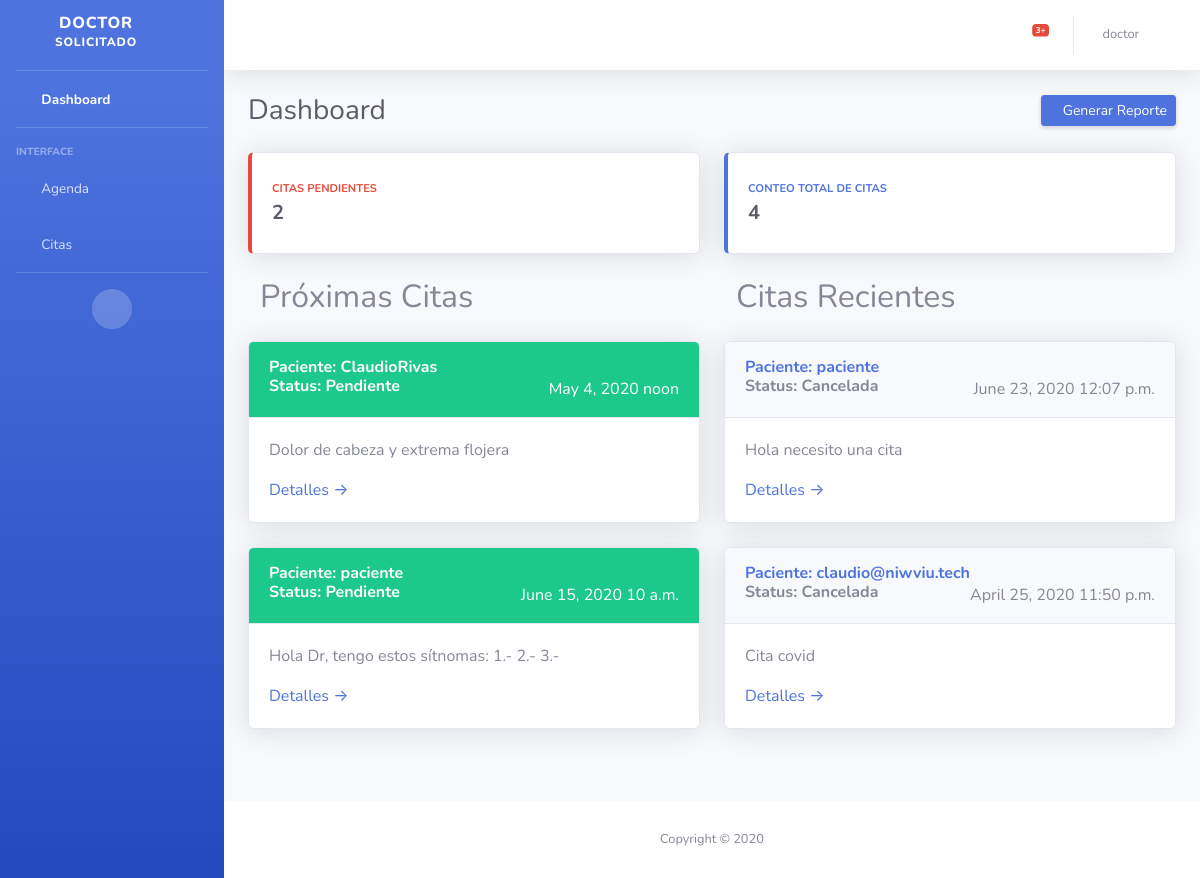
The page / (signed in) on the database its author committed.
### schedule/models.py (models this page shows, shortened)
class Dates(models.Model):
    requester = models.ForeignKey(UserProfile, on_delete=models.CASCADE, related_name="requester")
    title = models.CharField(max_length=200)
    description = models.TextField()
    start_time = models.DateTimeField()
    end_time = models.DateTimeField()
    state = models.CharField(max_length=10,choices=STATE_DATES,default="Pendiente")
    date_start_time = models.DateField()
    time_start_time = models.TimeField()
    date_end_time = models.DateField()
    time_end_time = models.TimeField()
    agent = models.ForeignKey(UserProfile, on_delete=models.CASCADE,related_name="agent")

### authentication/models.py (models this page shows)
class UserProfile(models.Model):
    user = models.OneToOneField(User, related_name='profile',on_delete=CASCADE)
    calle = models.CharField(max_length=255,null=True)
    num_ext = models.PositiveIntegerField(null=True)
    num_int = models.PositiveIntegerField(null=True)
    phone_num = models.PositiveIntegerField(null=True)
    def __str__(self):
        return  self.user.username
    class Meta:
        verbose_name = 'Perfil de Usuario'
        verbose_name_plural = 'Perfiles de Usuario'

### authentication/views.py (the view)
# urls.py: 2. Add a URL to urlpatterns:  path('', views.home, name='home')
@login_required(login_url='login')
def home(request):
    group = ""
    if request.user.profile:
        for g in request.user.groups.all():
            print('Group name:', g.name, 'Group id:', g.id)
            group = g.name
            break
        if group == "Solicitante":
            dates_all = Dates.objects.filter(requester=request.user.profile).count()
            dates_pending = Dates.objects.filter(requester=request.user.profile, state=STATE_DATES[0][0]).count()
            dates_detail_all = Dates.objects.filter(requester=request.user.profile, state=STATE_DATES[4][0] or STATE_DATES[5][0])
            dates_detail_pending = Dates.objects.filter(requester=request.user.profile, state=STATE_DATES[0][0])
        else:
            dates_all = Dates.objects.filter(agent=request.user.profile).count()
            dates_pending = Dates.objects.filter(agent=request.user.profile, state=STATE_DATES[0][0]).count()
            dates_detail_all = Dates.objects.filter(agent=request.user.profile, state=STATE_DATES[4][0] or STATE_DATES[5][0])
            dates_detail_pending = Dates.objects.filter(agent=request.user.profile, state=STATE_DATES[0][0])
    return render(request, 'home.html', locals())

### authentication/templatetags/user_tags.py (called while the page is built)
@register.filter(name='has_group')
def has_group(user,group_name):
    group = Group.objects.filter(name=group_name)
    if group:
        group=group.first()
        return group in user.groups.all()
    else:
        return False

### authentication/templates/home.html (shortened to what this page needs)
{% extends 'base.html' %}
{% load static %}
{% block content %}
    <div class="container-fluid">
          <div class="d-sm-flex align-items-center justify-content-between mb-4">
            <h1 class="h3 mb-0 text-gray-800">Dashboard</h1>
            <a href="#" class="d-none d-sm-inline-block btn btn-sm btn-primary shadow-sm"><i class="fas fa-download fa-sm text-white-50"></i> Generar Reporte</a>
          </div>
          <div class="row">
            <div class="col-xl-6 col-md-6 mb-4">
              <div class="card border-left-danger shadow h-100 py-2">
                <div class="card-body">
                  <div class="row no-gutters align-items-center">
                    <div class="col mr-2">
                      <div class="text-xs font-weight-bold text-danger text-uppercase mb-1">Citas Pendientes</div>
                      <div class="h5 mb-0 font-weight-bold text-gray-800">{{ dates_pending }}</div>
                    </div>
                    <div class="col-auto">
                      <i class="fas fa-calendar fa-2x text-gray-300"></i>
                    </div>
                  </div>
                </div>
              </div>
            </div>
            <div class="col-xl-6 col-md-6 mb-4">
              <div class="card border-left-primary shadow h-100 py-2">
                <div class="card-body">
                  <div class="row no-gutters align-items-center">
                    <div class="col mr-2">
                      <div class="text-xs font-weight-bold text-primary text-uppercase mb-1">Conteo total de Citas</div>
                      <div class="h5 mb-0 font-weight-bold text-gray-800">{{ dates_all }}</div>
                    </div>
                    <div class="col-auto">
                      <i class="fas fa-comments fa-2x text-gray-300"></i>
                    </div>
                  </div>
                </div>
              </div>
            </div>
          </div>
          <div class="row">
            <div class="col-lg-6 mb-4">
              <div class="row">
                  <div class="col-lg-12 mb-4">
                    <div class="col-lg-12 mb-4">
                    <h2>Próximas Citas</h2>
                  </div>
                      {% for meet in dates_detail_pending %}
                      <div class="card shadow mb-4">
                        <div class="card-header bg-success py-3">
                          <h6 class="m-0 font-weight-bold text-white">Paciente: {{ meet.requester}} </h6>
                          <div class="float-right text-white" ><h7>{{ meet.date_start_time }} {{ meet.time_start_time }}</h7></div>
                          <h6 class="m-0 font-weight-bold text-white">Status: {{ meet.state }} </h6>
                        </div>
                        <div class="card-body">
                          <p>{{ meet.description }}</p>
                          <a target="_blank" rel="nofollow" href="https://undraw.co/">Detalles &rarr;</a>
                        </div>
                      </div>
                      {% endfor %}
                  </div>
              </div>
            </div>
            <div class="col-lg-6 mb-4">
              <div class="col-lg-12 mb-4"><h2>Citas Recientes</h2></div>
              {% for meet in dates_detail_all %}
                <div class="card shadow mb-4">
                <div class="card-header py-3">
                  <h6 class="m-0 font-weight-bold text-primary">Paciente: {{ meet.requester}} </h6>
                  <div class="float-right" ><h7>{{ meet.date_start_time }} {{ meet.time_start_time }}</h7></div>
                  <h6 class="m-0 font-weight-bold text-secondary">Status: {{ meet.state }} </h6>
                </div>
                <div class="card-body">
                  <p>{{ meet.description }}</p>
                  <a target="_blank" rel="nofollow" href="https://undraw.co/">Detalles &rarr;</a>
                </div>
              </div>
              {% endfor %}
            </div>
          </div>
        </div>
{% endblock %}

### authentication/templates/base.html (shortened to what this page needs)
{% load static %}
<!DOCTYPE html>
<html lang="en">
<head>
 <link href= "{% static 'vendor/fontawesome-free/css/all.min.css' %}" rel="stylesheet" type="text/css">
<link href="{% static 'css/sb-admin-2.min.css' %}" rel="stylesheet">
</head>
<body id="page-top">
  <div id="wrapper">
    {% include 'accordionSidebar.html' %}
    <div id="content-wrapper" class="d-flex flex-column">
      <div id="content">
        {% include 'topbar.html' %}
        {% block content %}{% endblock %}
      </div>
    {% block footer %}
      {% include  'footer.html' %}
{% endblock %}
    </div>
  </div>
</body>
</html>

### authentication/templates/accordionSidebar.html (shortened to what this page needs)
{% load user_tags %}
<ul class="navbar-nav bg-gradient-primary sidebar sidebar-dark accordion" id="accordionSidebar">
      <a class="sidebar-brand d-flex align-items-center justify-content-center" href="{% url 'home' %}">
        <div class="sidebar-brand-text mx-3">{{ user.username }} <sup>{{ user.groups.all.0 }}</sup></div><br>
      </a>
      <hr class="sidebar-divider my-0">
      <li class="nav-item active">
        <a class="nav-link" href="{% url 'home' %}">
          <i class="fas fa-fw fa-tachometer-alt"></i>
          <span>Dashboard</span></a>
      </li>
      <hr class="sidebar-divider">
      <div class="sidebar-heading">
        Interface
      </div>
    {% if request.user|has_group:"Solicitado"  %}
      <li class="nav-item">
        <a class="nav-link collapsed" href="#" data-toggle="collapse" data-target="#collapseTwo" aria-expanded="true" aria-controls="collapseTwo">
          <i class="fas fa-fw fa-book-open"></i>
          <span>Agenda</span>
        </a>
      </li>
      <li class="nav-item">
        <a class="nav-link collapsed" href="#" data-toggle="collapse" data-target="#collapseUtilities" aria-expanded="true" aria-controls="collapseUtilities">
          <i class="fas fa-fw fa-calendar-day"></i>
          <span>Citas</span>
        </a>
      </li>
    {% endif %}
      <hr class="sidebar-divider">
      <div class="text-center d-none d-md-inline">
        <button class="rounded-circle border-0" id="sidebarToggle"></button>
      </div>
    </ul>

### authentication/templates/topbar.html (shortened to what this page needs)
<nav class="navbar navbar-expand navbar-light bg-white topbar mb-4 static-top shadow">
    <ul class="navbar-nav ml-auto">
        <li class="nav-item dropdown no-arrow mx-1">
            <a class="nav-link dropdown-toggle" href="#" id="alertsDropdown" role="button" data-toggle="dropdown"
               aria-haspopup="true" aria-expanded="false">
                <i class="fas fa-bell fa-fw"></i>
                <span class="badge badge-danger badge-counter">3+</span>
            </a>
        </li>
        <li class="nav-item dropdown no-arrow">
            <a class="nav-link dropdown-toggle" href="#" id="userDropdown" role="button" data-toggle="dropdown"
               aria-haspopup="true" aria-expanded="false">
                {% if user.username %}
                    <span class="mr-2 d-none d-lg-inline text-gray-600 small">{{ user.username }}</span>
                    <i class="fas fa-user-circle fa-2x text-gray-300"></i>
                {% endif %}
            </a>
        </li>
    </ul>
</nav>

### authentication/templates/footer.html
<footer class="sticky-footer bg-white">
        <div class="container my-auto">
          <div class="copyright text-center my-auto">
            <span>Copyright &copy; 2020</span>
          </div>
        </div>
      </footer>

### rows shown on the page
Dates: requester "ClaudioRivas", date_start_time "May 4, 2020", time_start_time "noon", state "Pendiente", description "Dolor de cabeza y extrema flojera"
Dates: requester "paciente", date_start_time "June 15, 2020", time_start_time "10 a.m.", state "Pendiente", description "Hola Dr, tengo estos sítnomas: 1.- 2.- 3.-"
Dates: requester "paciente", date_start_time "June 23, 2020", time_start_time "12:07 p.m.", state "Cancelada", description "Hola necesito una cita"
Dates: requester "claudio@niwviu.tech", date_start_time "April 25, 2020", time_start_time "11:50 p.m.", state "Cancelada", description "Cita covid"

### other values the page prints
{{ user.username }} "DOCTOR"
{{ user.groups.all.0 }} "SOLICITADO"
{{ user.username }} "doctor"
{{ dates_pending }} "2"
{{ dates_all }} "4"
